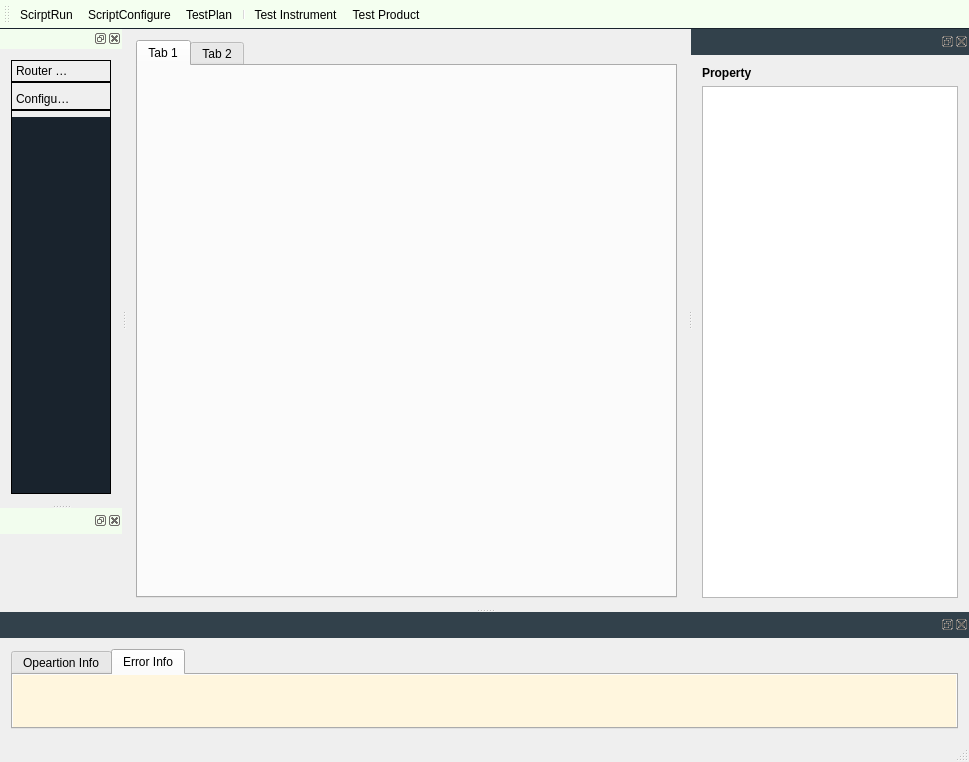
<?xml version="1.0" encoding="UTF-8"?>
<ui version="4.0">
 <class>MainWindows</class>
 <widget class="QMainWindow" name="MainWindows">
  <property name="geometry">
   <rect>
    <x>0</x>
    <y>0</y>
    <width>969</width>
    <height>762</height>
   </rect>
  </property>
  <property name="windowTitle">
   <string>RTA</string>
  </property>
  <property name="styleSheet">
   <string notr="true">QMainWindow::separator:horizontal {
    width: 3px;
    margin-top: 3px;
    margin-bottom: 3px;
}

QMainWindow::separator:vertical {
    height: 3px;
    margin-left: 3px;
    margin-right: 3px;
}</string>
  </property>
  <widget class="QWidget" name="centralWidget">
   <layout class="QGridLayout" name="gridLayout_4">
    <item row="0" column="0">
     <layout class="QGridLayout" name="gridLayout_3">
      <item row="0" column="0">
       <widget class="QTabWidget" name="tabWidget_2">
        <property name="currentIndex">
         <number>0</number>
        </property>
        <widget class="QWidget" name="tab">
         <attribute name="title">
          <string>Tab 1</string>
         </attribute>
        </widget>
        <widget class="QWidget" name="tab_2">
         <attribute name="title">
          <string>Tab 2</string>
         </attribute>
        </widget>
       </widget>
      </item>
     </layout>
    </item>
   </layout>
  </widget>
  <widget class="QMenuBar" name="menuBar">
   <property name="geometry">
    <rect>
     <x>0</x>
     <y>0</y>
     <width>969</width>
     <height>21</height>
    </rect>
   </property>
   <property name="styleSheet">
    <string notr="true"/>
   </property>
  </widget>
  <widget class="QToolBar" name="mainToolBar">
   <property name="styleSheet">
    <string notr="true">QToolBar {
	
	background-color: rgb(244, 255, 240);
    border-bottom: 1px solid #19232D;
    padding: 2px;
    font-weight: bold;
}

QToolBar QToolButton{
    background-color: rgb(244, 255, 240);
}</string>
   </property>
   <attribute name="toolBarArea">
    <enum>TopToolBarArea</enum>
   </attribute>
   <attribute name="toolBarBreak">
    <bool>false</bool>
   </attribute>
   <addaction name="ScirptRun"/>
   <addaction name="ScriptConfigure"/>
   <addaction name="TestPlan"/>
   <addaction name="separator"/>
   <addaction name="Test_Instrument"/>
   <addaction name="TestProduct"/>
  </widget>
  <widget class="QStatusBar" name="statusBar"/>
  <widget class="QDockWidget" name="DW_ToolDock">
   <property name="styleSheet">
    <string notr="true">
QDockWidget::title {
    padding: 3px;   /* better size for title bar */
    border: none;
    background-color: #f2fdee;
}
QDockWidget::dockWidgetContents {
	
	border: 1px solid black;

}
QDockWidget::separator {
    width: 3px;
}


</string>
   </property>
   <attribute name="dockWidgetArea">
    <number>1</number>
   </attribute>
   <widget class="QWidget" name="dockWidgetContents_2">
    <layout class="QGridLayout" name="gridLayout_5">
     <item row="0" column="0">
      <widget class="QToolBox" name="toolBox">
       <property name="minimumSize">
        <size>
         <width>100</width>
         <height>0</height>
        </size>
       </property>
       <property name="styleSheet">
        <string notr="true">QToolBox {
    padding: 0px;
    border: 1px solid 
}

QToolBox::selected {
    padding: 0px;
    border: 2px solid #1464A0;
}

QToolBox::tab {
    border: 1px solid 
    color: #F0F0F0;
    border-top-left-radius: 4px;
    border-top-right-radius: 4px;
}

QToolBox::tab:disabled {
    color: #787878;
}

QToolBox::tab:selected {
    border-bottom: 2px solid
}

QToolBox::tab:!selected {
    border-bottom: 2px solid 
}

QToolBox::tab:selected:disabled {
    border-bottom: 2px solid #14506E;
}

QToolBox::tab:!selected:disabled {
    background-color: #19232D;
}

QToolBox::tab:hover {
    border-color: #148CD2;
    border-bottom: 2px solid #148CD2;
}

QToolBox QScrollArea QWidget QWidget {
    padding: 0px;
    background-color: #19232D;
}</string>
       </property>
       <property name="frameShape">
        <enum>QFrame::NoFrame</enum>
       </property>
       <property name="lineWidth">
        <number>5</number>
       </property>
       <property name="midLineWidth">
        <number>3</number>
       </property>
       <property name="currentIndex">
        <number>1</number>
       </property>
       <widget class="QWidget" name="TB_Routerpage">
        <property name="geometry">
         <rect>
          <x>0</x>
          <y>0</y>
          <width>128</width>
          <height>326</height>
         </rect>
        </property>
        <attribute name="label">
         <string>Router Tool</string>
        </attribute>
        <layout class="QGridLayout" name="gridLayout_6">
         <item row="0" column="0">
          <widget class="QPushButton" name="pushButton_3">
           <property name="text">
            <string/>
           </property>
          </widget>
         </item>
         <item row="1" column="0">
          <widget class="QPushButton" name="pushButton_5">
           <property name="text">
            <string>PushButton</string>
           </property>
          </widget>
         </item>
         <item row="2" column="0">
          <widget class="QPushButton" name="pushButton_6">
           <property name="text">
            <string>PushButton</string>
           </property>
          </widget>
         </item>
         <item row="3" column="0">
          <widget class="QPushButton" name="pushButton_7">
           <property name="text">
            <string>PushButton</string>
           </property>
          </widget>
         </item>
         <item row="4" column="0">
          <widget class="QPushButton" name="pushButton_8">
           <property name="text">
            <string>PushButton</string>
           </property>
          </widget>
         </item>
        </layout>
       </widget>
       <widget class="QWidget" name="TB_ConfigurePage">
        <property name="geometry">
         <rect>
          <x>0</x>
          <y>0</y>
          <width>128</width>
          <height>326</height>
         </rect>
        </property>
        <attribute name="label">
         <string>Configure Tool</string>
        </attribute>
       </widget>
      </widget>
     </item>
    </layout>
   </widget>
  </widget>
  <widget class="QDockWidget" name="DW_historyinfor">
   <property name="styleSheet">
    <string notr="true">QDockWidget {
    outline: 1px solid #f2fdee;
    background-color: #19232D;
    border: 1px solid #f2fdee;
    border-radius: 4px;
}

QDockWidget::title {
    padding: 6px;   /* better size for title bar */
    border: none;
    background-color: #f2fdee;
}</string>
   </property>
   <attribute name="dockWidgetArea">
    <number>1</number>
   </attribute>
   <widget class="QWidget" name="dockWidgetContents_4">
    <layout class="QGridLayout" name="gridLayout_9">
     <item row="0" column="0">
      <layout class="QGridLayout" name="gridLayout_8"/>
     </item>
    </layout>
   </widget>
  </widget>
  <widget class="QDockWidget" name="DW_Proterty">
   <property name="styleSheet">
    <string notr="true">QDockWidget {
    outline: 1px solid #32414B;
    background-color: #19232D;
    border: 1px solid #32414B;
    border-radius: 4px;
}

QDockWidget::title {
    padding: 6px;   /* better size for title bar */
    border: none;
    background-color: #32414B;
}

QDockWidget::close-button {
    background-color: #32414B;
    border-radius: 4px;
    border: none;
}

QDockWidget::close-button:hover {
    border: 1px solid #32414B;
}

QDockWidget::close-button:pressed {
    border: 1px solid #32414B;
}

QDockWidget::float-button {
    background-color: #32414B;
    border-radius: 4px;
    border: none;
}

QDockWidget::float-button:hover {
    border: 1px solid #32414B;
}

QDockWidget::float-button:pressed {
    border: 1px solid #32414B;
}</string>
   </property>
   <attribute name="dockWidgetArea">
    <number>2</number>
   </attribute>
   <widget class="QWidget" name="dockWidgetContents_6">
    <layout class="QGridLayout" name="gridLayout_11">
     <item row="0" column="0">
      <layout class="QGridLayout" name="gridLayout_10">
       <item row="1" column="0">
        <widget class="QListView" name="LV_ProPerty">
         <property name="minimumSize">
          <size>
           <width>80</width>
           <height>300</height>
          </size>
         </property>
        </widget>
       </item>
       <item row="0" column="0">
        <widget class="QLabel" name="label">
         <property name="font">
          <font>
           <weight>75</weight>
           <bold>true</bold>
          </font>
         </property>
         <property name="text">
          <string>Property</string>
         </property>
        </widget>
       </item>
      </layout>
     </item>
    </layout>
   </widget>
  </widget>
  <widget class="QDockWidget" name="DW_Opeartioninfodisp">
   <property name="styleSheet">
    <string notr="true">QDockWidget {
    outline: 1px solid #32414B;
    background-color: #19232D;
    border: 1px solid #32414B;
    border-radius: 4px;
}

QDockWidget::title {
    padding: 6px;   /* better size for title bar */
    border: none;
    background-color: #32414B;
}

QDockWidget::close-button {
    background-color: #32414B;
    border-radius: 4px;
    border: none;
}

QDockWidget::close-button:hover {
    border: 1px solid #32414B;
}

QDockWidget::close-button:pressed {
    border: 1px solid #32414B;
}

QDockWidget::float-button {
    background-color: #32414B;
    border-radius: 4px;
    border: none;
}

QDockWidget::float-button:hover {
    border: 1px solid #32414B;
}

QDockWidget::float-button:pressed {
    border: 1px solid #32414B;
}</string>
   </property>
   <attribute name="dockWidgetArea">
    <number>8</number>
   </attribute>
   <widget class="QWidget" name="dockWidgetContents_7">
    <layout class="QGridLayout" name="gridLayout_13">
     <item row="0" column="0">
      <layout class="QGridLayout" name="gridLayout_12">
       <item row="0" column="0">
        <widget class="QTabWidget" name="TW_OpeationDisp">
         <property name="minimumSize">
          <size>
           <width>0</width>
           <height>80</height>
          </size>
         </property>
         <property name="styleSheet">
          <string notr="true"/>
         </property>
         <property name="currentIndex">
          <number>1</number>
         </property>
         <property name="movable">
          <bool>true</bool>
         </property>
         <widget class="QWidget" name="tw_opeartioninfo">
          <property name="font">
           <font>
            <weight>75</weight>
            <bold>true</bold>
           </font>
          </property>
          <property name="styleSheet">
           <string notr="true">background-color: rgb(246, 255, 240);</string>
          </property>
          <attribute name="title">
           <string>Opeartion Info</string>
          </attribute>
         </widget>
         <widget class="QWidget" name="tw_errorinfo">
          <property name="font">
           <font>
            <weight>75</weight>
            <bold>true</bold>
           </font>
          </property>
          <property name="styleSheet">
           <string notr="true">background-color: rgb(255, 246, 222);</string>
          </property>
          <attribute name="title">
           <string>Error Info</string>
          </attribute>
         </widget>
        </widget>
       </item>
      </layout>
     </item>
    </layout>
   </widget>
  </widget>
  <action name="ScirptRun">
   <property name="icon">
    <iconset resource="HomePage.qrc">
     <normaloff>:/StartForm/Resources/startui.png</normaloff>:/StartForm/Resources/startui.png</iconset>
   </property>
   <property name="text">
    <string>ScirptRun</string>
   </property>
   <property name="shortcut">
    <string>Ctrl+R</string>
   </property>
  </action>
  <action name="ScriptConfigure">
   <property name="icon">
    <iconset resource="HomePage.qrc">
     <normaloff>:/StartForm/Resources/config_script.png</normaloff>:/StartForm/Resources/config_script.png</iconset>
   </property>
   <property name="text">
    <string>ScriptConfigure</string>
   </property>
   <property name="shortcut">
    <string>Ctrl+F</string>
   </property>
  </action>
  <action name="TestPlan">
   <property name="icon">
    <iconset resource="HomePage.qrc">
     <normaloff>:/StartForm/Resources/test plan.png</normaloff>:/StartForm/Resources/test plan.png</iconset>
   </property>
   <property name="text">
    <string>TestPlan</string>
   </property>
   <property name="shortcut">
    <string>Ctrl+P</string>
   </property>
  </action>
  <action name="Test_Instrument">
   <property name="icon">
    <iconset resource="HomePage.qrc">
     <normaloff>:/StartForm/Resources/instrment.png</normaloff>:/StartForm/Resources/instrment.png</iconset>
   </property>
   <property name="text">
    <string>Test Instrument</string>
   </property>
   <property name="shortcut">
    <string>Ctrl+I</string>
   </property>
  </action>
  <action name="TestProduct">
   <property name="icon">
    <iconset resource="HomePage.qrc">
     <normaloff>:/StartForm/Resources/rru.png</normaloff>:/StartForm/Resources/rru.png</iconset>
   </property>
   <property name="text">
    <string>Test Product</string>
   </property>
  </action>
 </widget>
 <layoutdefault spacing="6" margin="11"/>
 <resources>
  <include location="HomePage.qrc"/>
 </resources>
 <connections/>
</ui>
